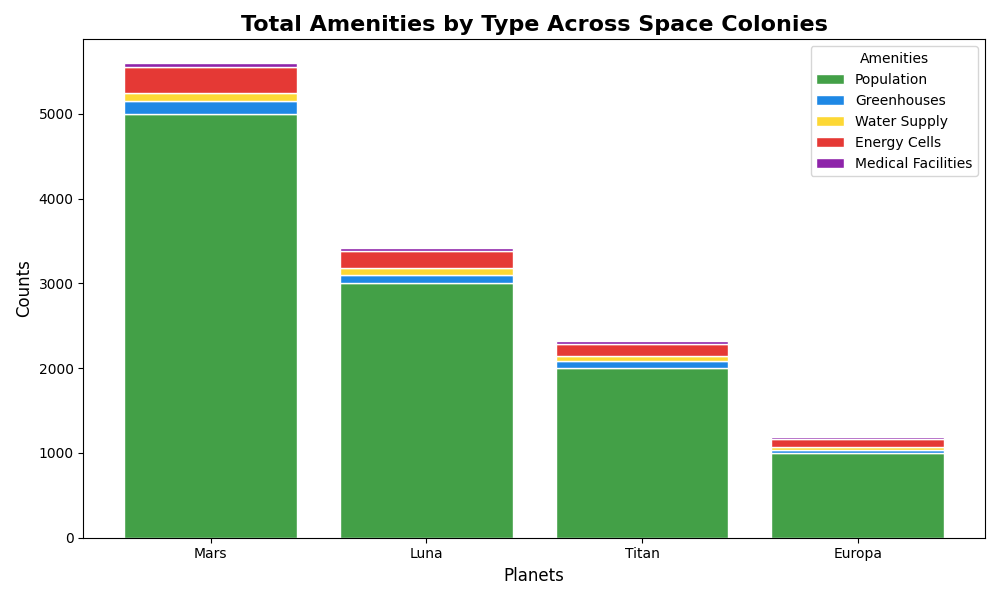

This figure's Python source:
import matplotlib.pyplot as plt
import squarify

# Backstory: In the near future, space exploration has advanced, leading to the establishment of space colonies across several planets in our solar system. 
# This chart represents the distribution of colonial population and key amenities across different planets.

# Data: Population and key amenities across the new colonies
data = {
    'Mars': {'Population': 5000, 'Greenhouses': 150, 'Water Supply': 100, 'Energy Cells': 300, 'Medical Facilities': 50},
    'Luna': {'Population': 3000, 'Greenhouses': 100, 'Water Supply': 80, 'Energy Cells': 200, 'Medical Facilities': 40},
    'Titan': {'Population': 2000, 'Greenhouses': 80, 'Water Supply': 60, 'Energy Cells': 150, 'Medical Facilities': 30},
    'Europa': {'Population': 1000, 'Greenhouses': 40, 'Water Supply': 30, 'Energy Cells': 100, 'Medical Facilities': 20}
}

# Flatten data for squarify
labels = []
sizes = []
colors = ['#43A047', '#1E88E5', '#FDD835', '#E53935']

# Build data structure for plotting the treemap
for planet, amenities in data.items():
    for amenity, count in amenities.items():
        label = f"{planet}\n{amenity}\n({count})"
        labels.append(label)
        sizes.append(count)

# Plotting the tree map
fig, ax = plt.subplots(figsize=(12, 7))
squarify.plot(sizes=sizes, label=labels, color=colors * len(data), alpha=0.8, edgecolor="white", linewidth=1.5, text_kwargs={'fontsize': 8, 'wrap': True})

# Titles and aesthetics
plt.title("Space Colonies: Population and Key Amenities Distribution", fontsize=15, fontweight='bold')
plt.axis('off')

# Adjust layout to prevent text overlap
plt.tight_layout()

# Display plot
plt.show()

# Secondary visualization: Stacked bar chart to show the total amenities by type across all colonies
import numpy as np

# Organize data for stacked bar chart
planets = list(data.keys())
amenities = list(data['Mars'].keys())
totals = np.array([[data[planet][amenity] for amenity in amenities] for planet in planets]).T

# Plot the stacked bar chart
fig, ax = plt.subplots(figsize=(10, 6))

bottom = np.zeros(len(planets))
colors = ['#43A047', '#1E88E5', '#FDD835', '#E53935', '#8E24AA']
for i, amenity in enumerate(amenities):
    ax.bar(planets, totals[i], bottom=bottom, label=amenity, color=colors[i % len(colors)], edgecolor='white')
    bottom += totals[i]

# Configure the plot
plt.title("Total Amenities by Type Across Space Colonies", fontsize=16, fontweight='bold')
plt.xlabel("Planets", fontsize=12)
plt.ylabel("Counts", fontsize=12)
plt.legend(title="Amenities", fontsize=10)
plt.xticks(ticks=range(len(planets)), labels=planets)

# Adjust layout to prevent text overlap
plt.tight_layout()

# Display plot
plt.show()
